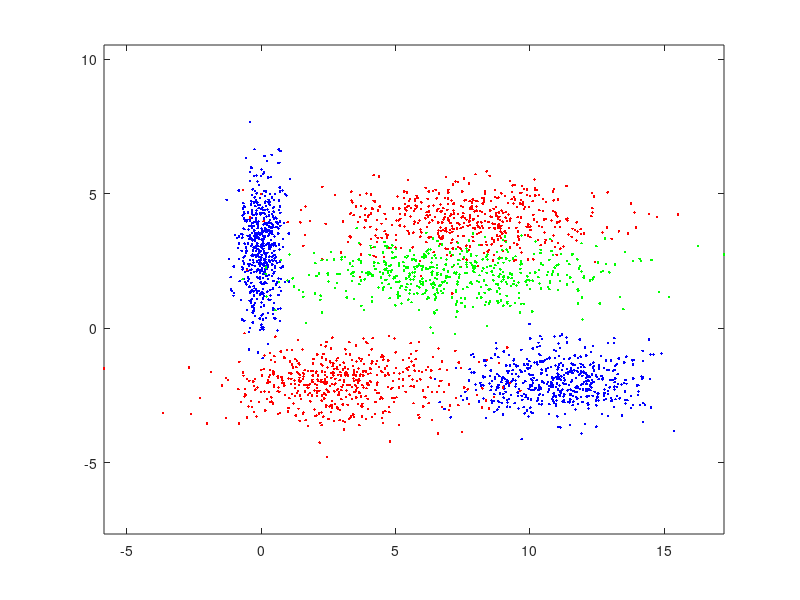
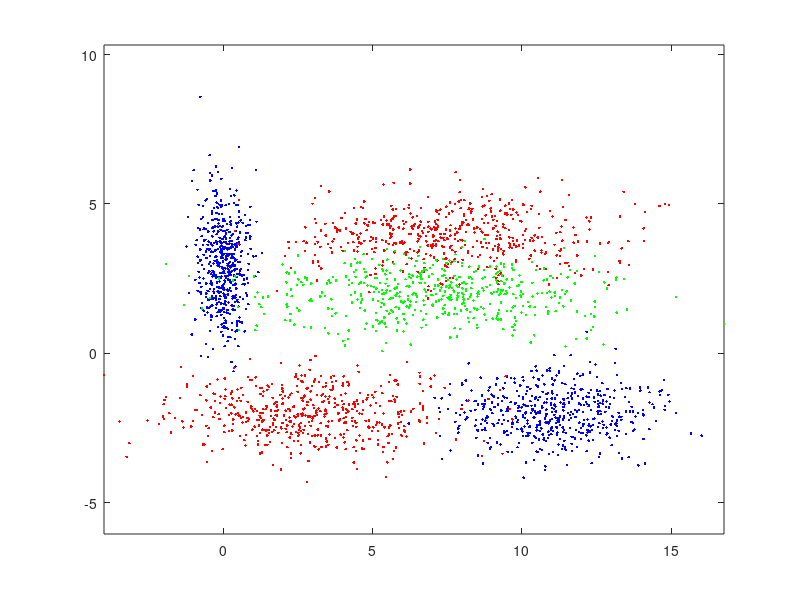

MATLAB code for these plots, in order: (Note: this script raises an error after producing the figures.)
%-----------------------------------------------------------------
%  MATLAB code for Exercise 7.22
%  Decision Trees
%-----------------------------------------------------------------

clear
format compact
close all

% Generating the training date set
randn('seed',0)
m11=[0 3]'; m12=[11 -2]'; m21=[3 -2]'; m22=[7.5 4]'; m3=[7 2]';
S11=[.2 0; 0 2]; S12=[3 0; 0 0.5]; S21=[5 0; 0 0.5]; S22=[7 0; 0 0.5]; S3=[8 0; 0 0.5];
n_of_points_per_group=500;

X=[mvnrnd(m11',S11,n_of_points_per_group); mvnrnd(m12',S12,n_of_points_per_group); mvnrnd(m21',S21,n_of_points_per_group); mvnrnd(m22',S22,n_of_points_per_group); mvnrnd(m3',S3,n_of_points_per_group)]';
label=[ones(1,n_of_points_per_group) ones(1,n_of_points_per_group) 2*ones(1,n_of_points_per_group) 2*ones(1,n_of_points_per_group) 3*ones(1,n_of_points_per_group)];
[l,p]=size(X);
%Plot the training data set
figure; plot(X(1,label==1),X(2,label==1),'.b',X(1,label==2),X(2,label==2),'.r',X(1,label==3),X(2,label==3),'.g'); axis equal

% Generating the training date set
randn('seed',100)
n_of_points_per_group=500;

X_test=[mvnrnd(m11',S11,n_of_points_per_group); mvnrnd(m12',S12,n_of_points_per_group); mvnrnd(m21',S21,n_of_points_per_group); mvnrnd(m22',S22,n_of_points_per_group); mvnrnd(m3',S3,n_of_points_per_group)]';
label_test=[ones(1,n_of_points_per_group) ones(1,n_of_points_per_group) 2*ones(1,n_of_points_per_group) 2*ones(1,n_of_points_per_group) 3*ones(1,n_of_points_per_group)];
[l,p]=size(X_test);
%Plot the test data set
figure; plot(X_test(1,label==1),X_test(2,label==1),'.b',X_test(1,label==2),X_test(2,label==2),'.r',X_test(1,label==3),X_test(2,label==3),'.g'); axis equal


y=ordinal(label);   %Converting the 'label' to ordinal values
y_test=ordinal(label_test);   %Converting the 'label' to ordinal values
t = classregtree(X',y); %Creating the classification tree
view(t)                 %View the classification tree
label_tree = eval(t,X'); %Evaluate the performance of the decision tree

for k=0:1:20
k;
t2 = prune(t,'level',k); %Cut the decision tree at level k
label_tree = eval(t2,X_test'); %Evaluating the performance of the decision tree

% Computation of the probability of error
Pe(k+1)=0;
for i=1:p
    if(y_test(i)~=label_tree{i})
        Pe(k+1)=Pe(k+1)+1;
    end
end
Pe(k+1)=Pe(k+1)/p;
end
figure; plot(Pe)